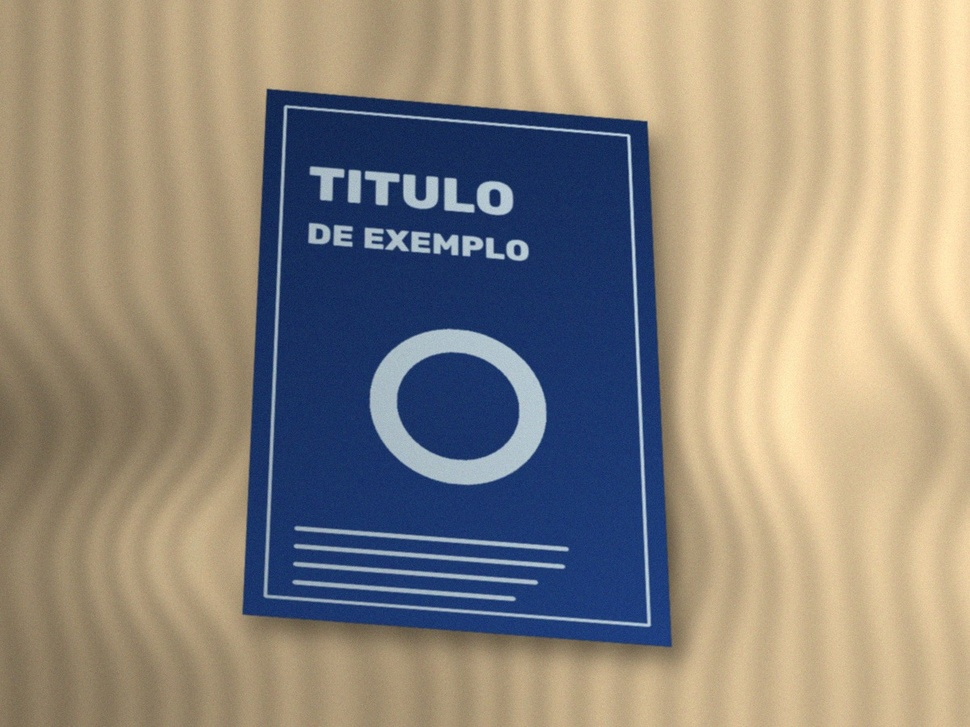
#> input picture examples/sintetico_01_mesa_clara.jpg, 970 x 727 px, shrunk from 1200 x 900 before the run; its folder holds only this picture in this run
$ python -i enhancement.py   (imports and definitions only)
#> lines starting #> are read from the running program, lines starting #| are printed output that depends on the picture
#> further down, picture is the input picture: shape (727, 970, 3); mean B, G, R 126.8, 137.6, 145.5
"""Etapa 8: transformações de intensidade aplicadas só à luminância.

Trabalhar no canal L do espaço LAB (e não em R, G e B separadamente) muda o brilho
e o contraste sem alterar a proporção entre as cores, preservando o tom da capa.
"""
import cv2
import numpy as np

METHODS = {
    "clahe": "CLAHE (equalização adaptativa limitada)",
    "equalize": "Equalização global de histograma",
    "stretch": "Alongamento linear de contraste",
    "gamma": "Correção gama",
    "none": "Sem tratamento",
}


def _apply_to_luminance(image_bgr: np.ndarray, func) -> np.ndarray:
    lab = cv2.cvtColor(image_bgr, cv2.COLOR_BGR2LAB)
#> lab: shape (727, 970, 3); mean of channels 0, 1, 2 146.2, 132.1, 133.9
    l_channel, a_channel, b_channel = cv2.split(lab)
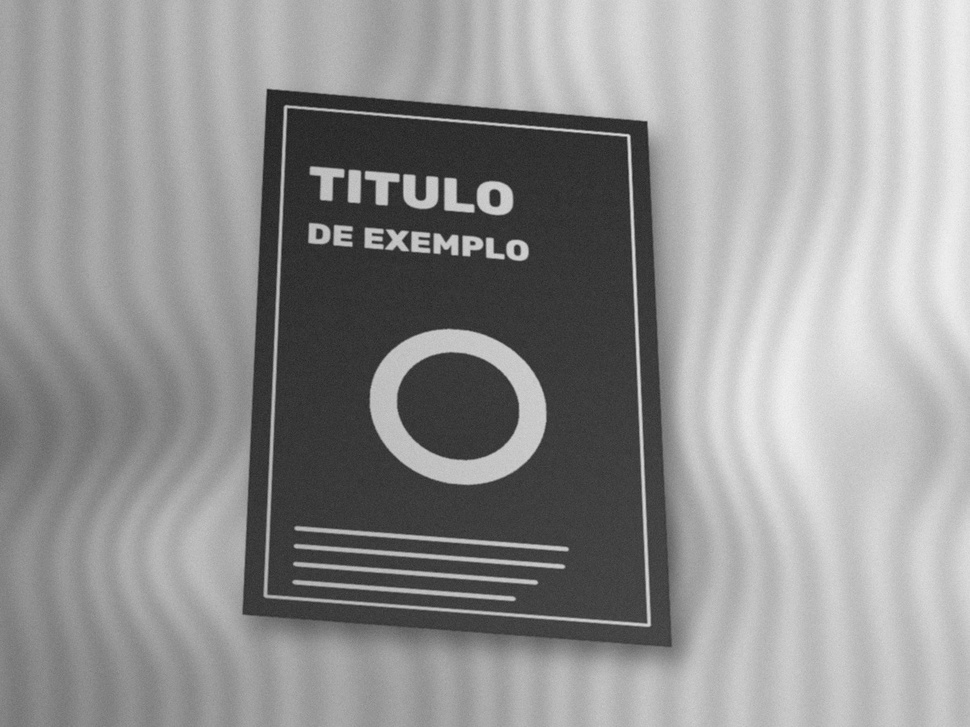
#> l_channel: shape (727, 970); min 27, max 242, mean 146.2
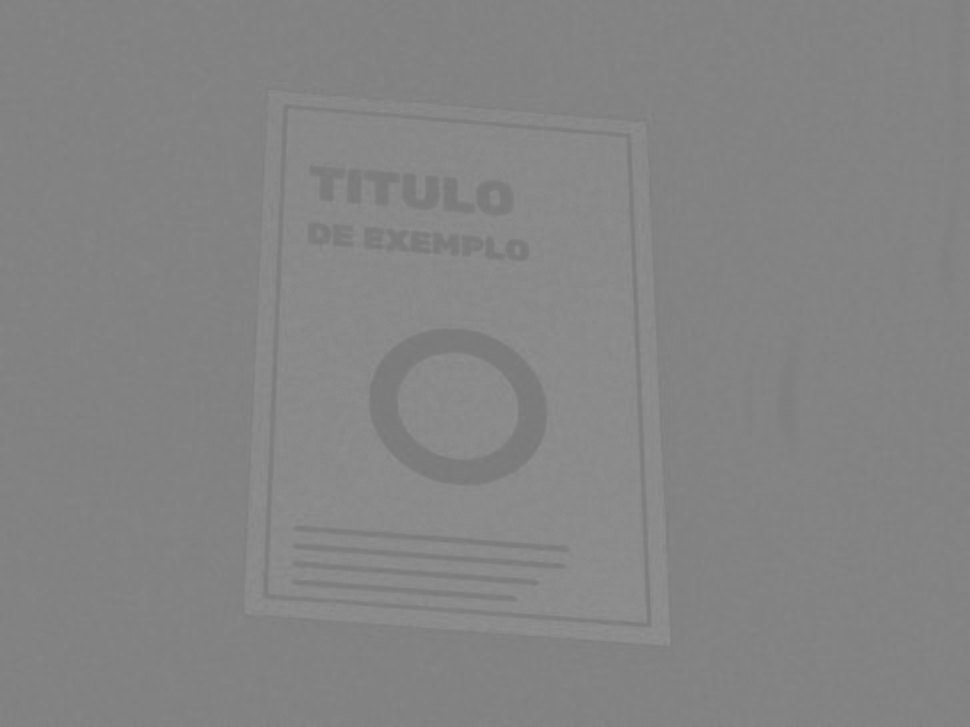
#> a_channel: shape (727, 970); min 120, max 145, mean 132.1
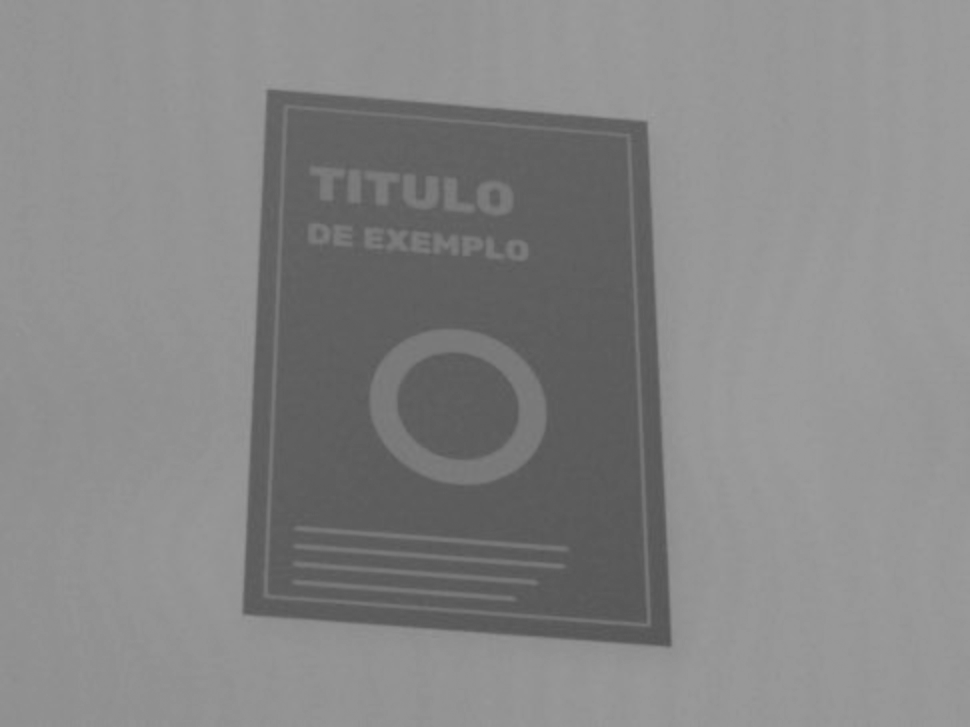
#> b_channel: shape (727, 970); min 85, max 159, mean 133.9
    merged = cv2.merge((func(l_channel), a_channel, b_channel))
#> merged: shape (727, 970, 3); mean of channels 0, 1, 2 138.7, 132.1, 133.9
    return cv2.cvtColor(merged, cv2.COLOR_LAB2BGR)
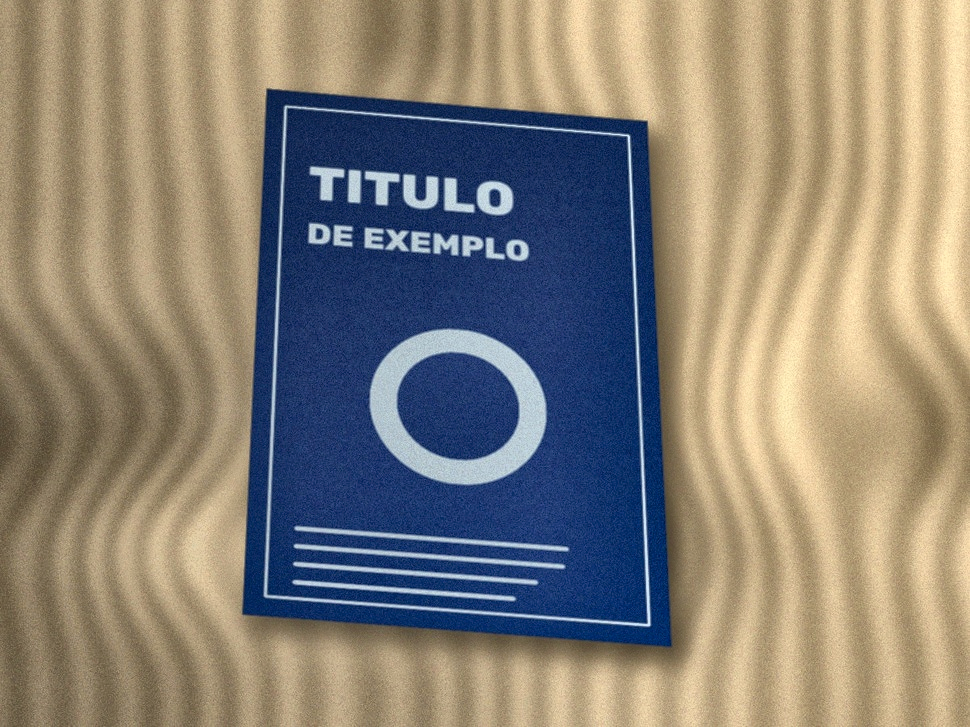
#> returned value: shape (727, 970, 3); mean B, G, R 119.4, 130.1, 137.1


def gamma_lut(gamma: float) -> np.ndarray:
    """Tabela s = 255·(r/255)^γ: γ<1 clareia, γ>1 escurece (formulação de Gonzalez & Woods)."""
    r = np.arange(256, dtype=np.float32) / 255.0
    return np.clip(255.0 * np.power(r, gamma), 0, 255).astype(np.uint8)


def contrast_stretch(channel: np.ndarray, low_pct: float = 1.0, high_pct: float = 99.0) -> np.ndarray:
    """Transformação linear que leva os percentis [1, 99] para [0, 255].
    Os percentis (em vez de min/max) impedem que pixels isolados anulem o efeito."""
    low, high = np.percentile(channel, (low_pct, high_pct))
    if high - low < 10:  # imagem praticamente uniforme: esticar só amplificaria ruído
        return channel
    out = (channel.astype(np.float32) - low) * (255.0 / (high - low))
    return np.clip(out, 0, 255).astype(np.uint8)


def enhance(
    image_bgr: np.ndarray,
    method: str = "clahe",
    strength: float = 1.0,
    clip_limit: float = 2.0,
    tile_size: int = 8,
    gamma: float = 1.0,
):
    """Aplica o tratamento escolhido. Retorna (imagem_tratada, descrição legível).

    `strength` (0–1) mistura o resultado com a imagem original para evitar um
    aspecto artificial.
    """
    if method == "clahe":
        # CLAHE equaliza por blocos e corta o histograma em `clip_limit`, o que
        # evita estourar o contraste de regiões homogêneas (e amplificar ruído)
        clahe = cv2.createCLAHE(clipLimit=float(clip_limit), tileGridSize=(tile_size, tile_size))
        treated = _apply_to_luminance(image_bgr, clahe.apply)
        description = f"CLAHE no canal L (LAB), clipLimit={clip_limit:g}, blocos {tile_size}×{tile_size}"
    elif method == "equalize":
        treated = _apply_to_luminance(image_bgr, cv2.equalizeHist)
        description = "Equalização de histograma global no canal L (LAB)"
    elif method == "stretch":
        treated = _apply_to_luminance(image_bgr, contrast_stretch)
        description = "Alongamento linear de contraste no canal L (percentis 1–99 → 0–255)"
    elif method == "gamma":
        lut = gamma_lut(gamma)
        treated = _apply_to_luminance(image_bgr, lambda ch: cv2.LUT(ch, lut))
        description = f"Correção gama no canal L (γ = {gamma:g})"
    else:
        return image_bgr.copy(), "Nenhum tratamento aplicado"

    strength = float(np.clip(strength, 0.0, 1.0))
    if strength < 1.0:
        treated = cv2.addWeighted(treated, strength, image_bgr, 1.0 - strength, 0)
        description += f", intensidade {strength:.0%}"
    return treated, description

>>> import cv2
>>> picture = cv2.imread('../examples/sintetico_01_mesa_clara.jpg')
>>> result = enhance(picture)

$ run again, on examples/sintetico_03_baixo_contraste.jpg
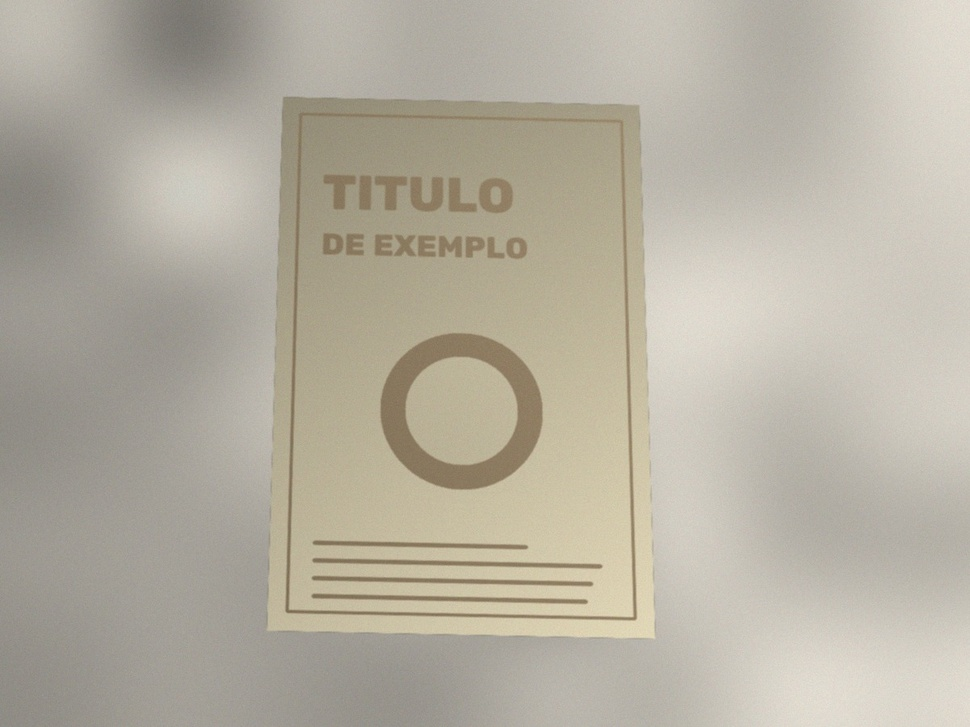
#> input picture examples/sintetico_03_baixo_contraste.jpg, 970 x 727 px, shrunk from 1200 x 900 before the run
#> picture is the input picture: shape (727, 970, 3); mean B, G, R 160.9, 175, 180.8
#> lab: shape (727, 970, 3); mean of channels 0, 1, 2 182.4, 127.7, 135.9
#> in _apply_to_luminance, `l_channel, a_channel, b_channel = cv2.split(lab)`:
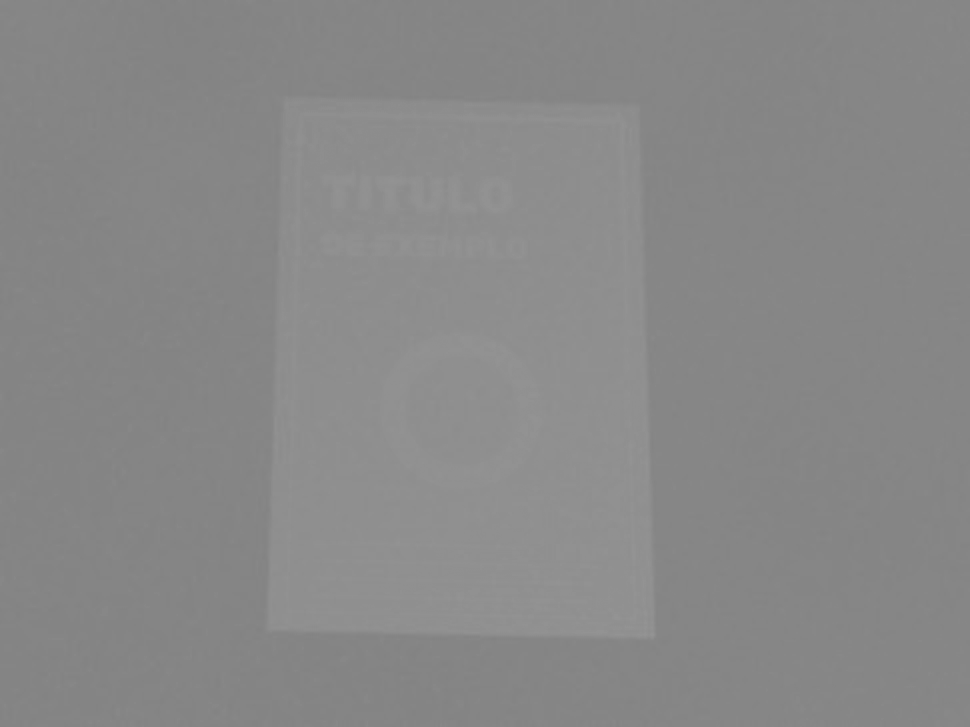
#> b_channel: shape (727, 970); min 130, max 148, mean 135.9
#> merged: shape (727, 970, 3); mean of channels 0, 1, 2 173.6, 127.7, 135.9
#> in _apply_to_luminance, `return cv2.cvtColor(merged, cv2.COLOR_LAB2BGR)`:
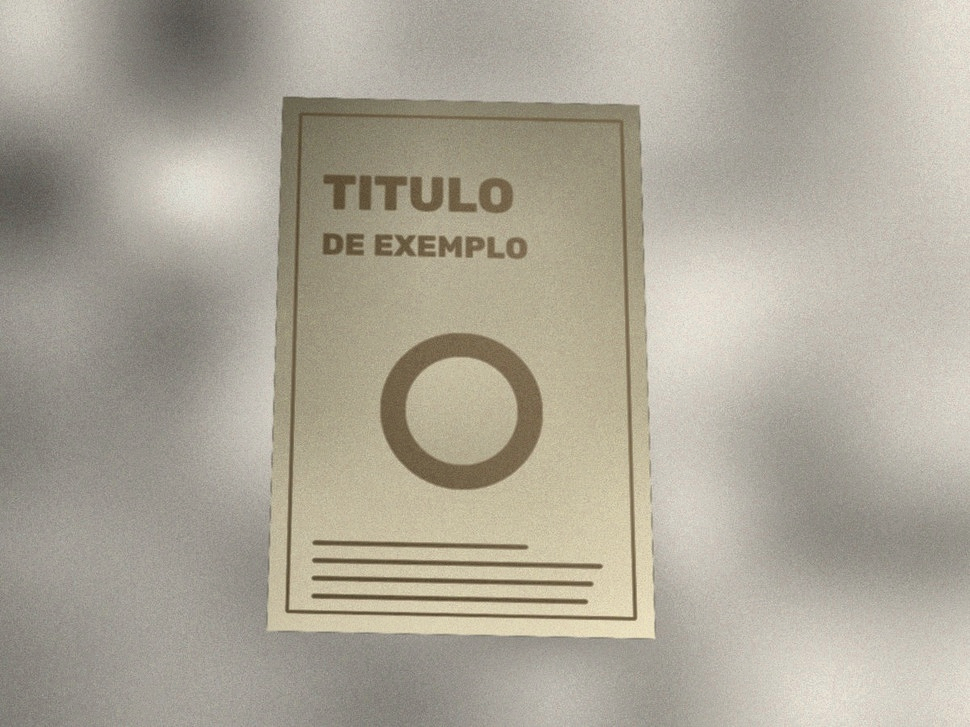
#> returned value: shape (727, 970, 3); mean B, G, R 152.2, 166.1, 171.7

$ run again, on examples/sintetico_04_rotacionado.jpg
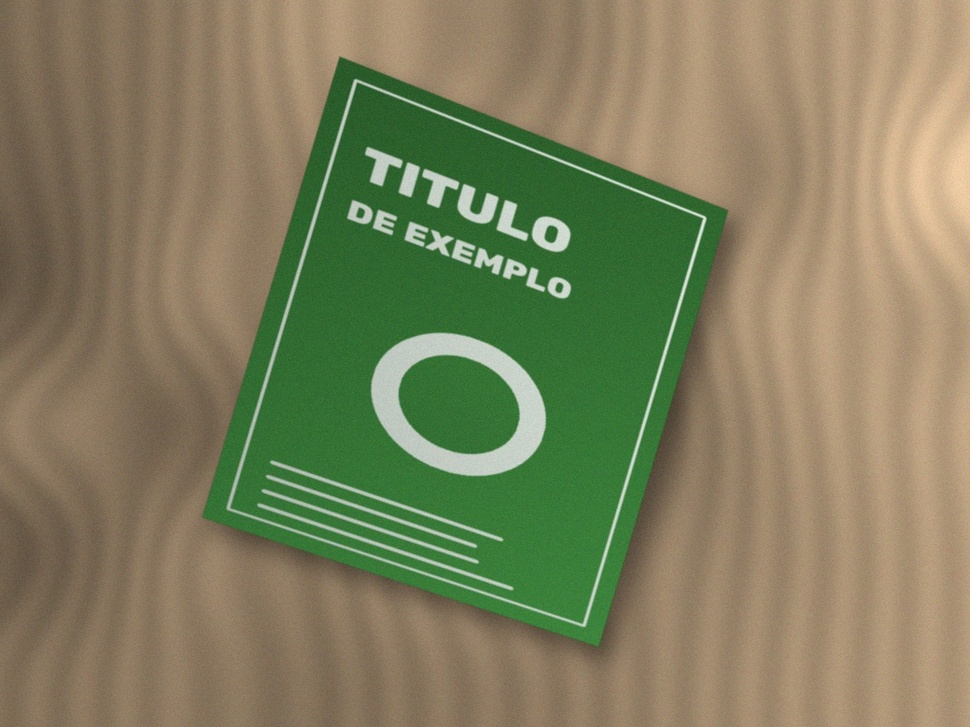
#> input picture examples/sintetico_04_rotacionado.jpg, 970 x 727 px, shrunk from 1200 x 900 before the run
#> picture is the input picture: shape (727, 970, 3); mean B, G, R 94, 127.7, 128.6
#> lab: shape (727, 970, 3); mean of channels 0, 1, 2 135.2, 123, 147.2
#> in _apply_to_luminance, `l_channel, a_channel, b_channel = cv2.split(lab)`:
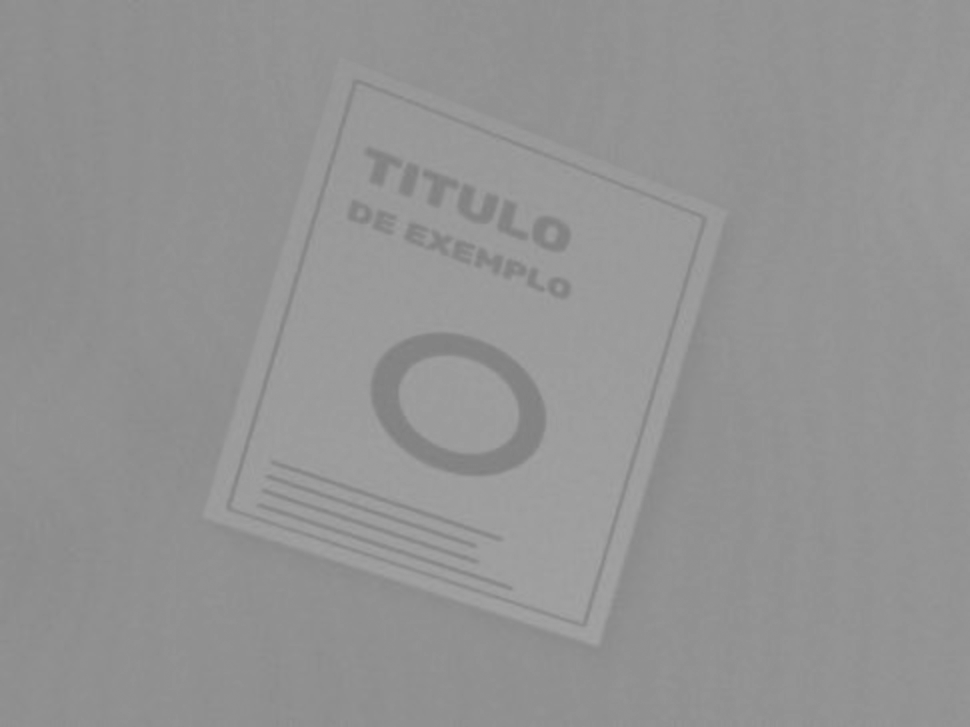
#> b_channel: shape (727, 970); min 126, max 163, mean 147.2
#> merged: shape (727, 970, 3); mean of channels 0, 1, 2 132.7, 123, 147.2
#> in _apply_to_luminance, `return cv2.cvtColor(merged, cv2.COLOR_LAB2BGR)`:
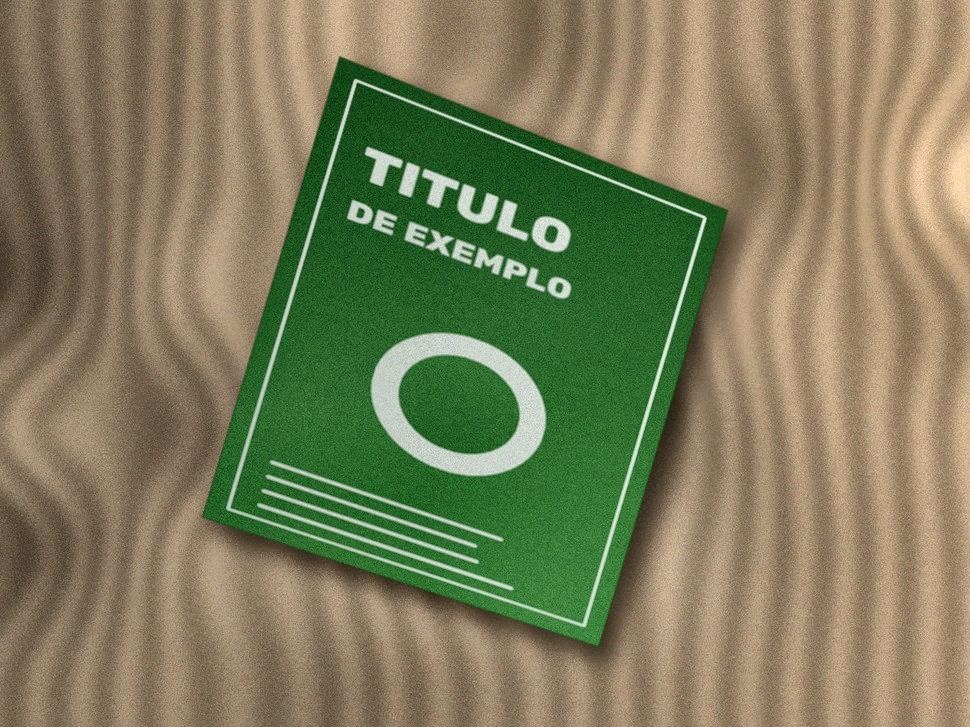
#> returned value: shape (727, 970, 3); mean B, G, R 92, 125.5, 126.2
